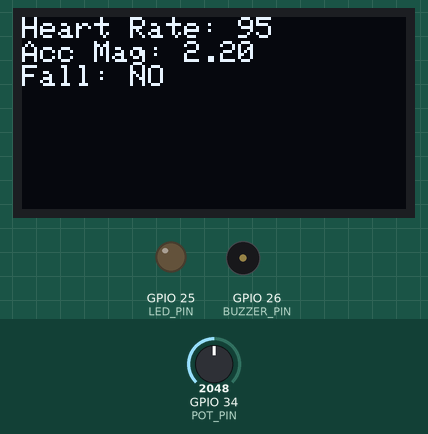
The sketch below on a simulated ESP32. Parts: 128×64 one-colour display, output pins drawn as LEDs (lit = HIGH), buzzer (waves = sounding). The inputs (shaded band) are chosen by the test bench; at power-on: GPIO 34 (POT_PIN) = 2048. What the sketch prints to the serial monitor is not drawn.

Above: at 1.8 s.
1.9 s: GPIO 34 (POT_PIN) set to 2168
At 2.8 s:
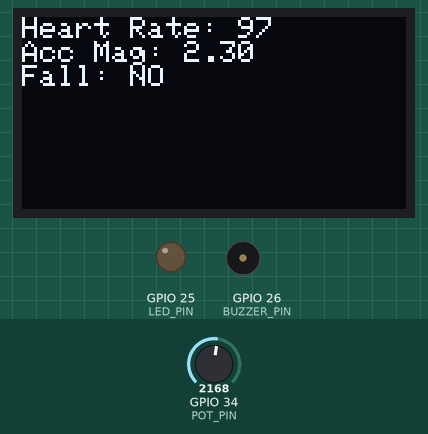
3.6 s: GPIO 34 (POT_PIN) set to 2401
At 5.1 s:
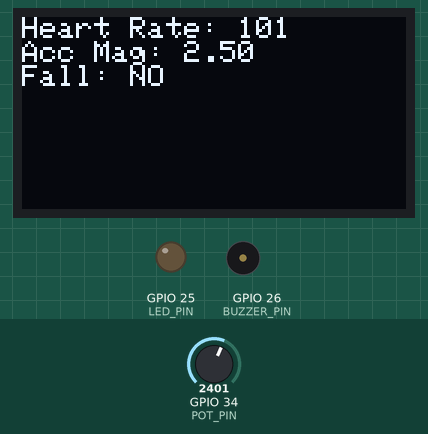
5.6 s: GPIO 34 (POT_PIN) set to 2494
At 7.5 s:
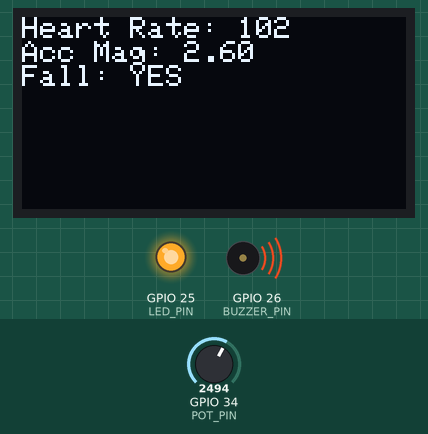
Timing chart, 0 to 15.7 s (numbered marks = the images above; inputs shaded):
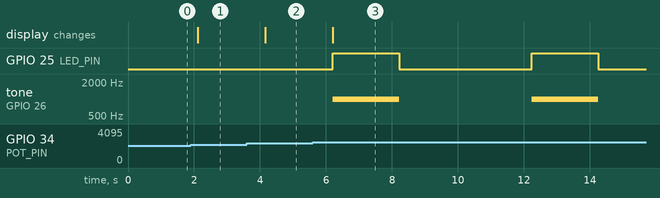

The sketch:

sketch.ino
```cpp
#include <Wire.h>
#include <Adafruit_GFX.h>
#include <Adafruit_SSD1306.h>

#define LED_PIN 25
#define BUZZER_PIN 26
#define POT_PIN 34   // Slider input

Adafruit_SSD1306 display(128, 64, &Wire, -1);

void setup() {
  Serial.begin(115200);
  Wire.begin(21, 22);

  pinMode(LED_PIN, OUTPUT);
  pinMode(BUZZER_PIN, OUTPUT);

  // OLED init
  if (!display.begin(SSD1306_SWITCHCAPVCC, 0x3C)) {
    Serial.println("OLED not found");
    while (true);
  }

  Serial.println("ESP32 Dementia Safety System Started");
  Serial.println("Use slider to simulate motion / fall");
}

void loop() {
  // Read slider (0–4095)
  int potValue = analogRead(POT_PIN);

  // Map slider to acceleration magnitude (0.5g – 4.0g)
  float accMagnitude = map(potValue, 0, 4095, 5, 40) / 10.0;

  // Map slider to heart rate (60–130 BPM)
  int heartRate = map(potValue, 0, 4095, 60, 130);

  // Fall detection logic
  bool fallDetected = accMagnitude > 2.5;

  // OLED display
  display.clearDisplay();
  display.setTextSize(1);
  display.setTextColor(WHITE);
  display.setCursor(0, 0);

  display.print("Heart Rate: ");
  display.println(heartRate);

  display.print("Acc Mag: ");
  display.println(accMagnitude, 2);

  display.print("Fall: ");
  display.println(fallDetected ? "YES" : "NO");

  display.display();

  // Serial Monitor (OBSERVATION)
  Serial.print("Slider=");
  Serial.print(potValue);
  Serial.print(" | HR=");
  Serial.print(heartRate);
  Serial.print(" | Acc=");
  Serial.print(accMagnitude);
  Serial.print(" | Fall=");
  Serial.println(fallDetected ? "YES" : "NO");

  // Emergency condition
  if (heartRate > 110 || fallDetected) {
    triggerAlert();
    delay(3000);
  }

  delay(1000);
}

void triggerAlert() {
  digitalWrite(LED_PIN, HIGH);
  tone(BUZZER_PIN, 1000);

  Serial.println("🚨 EMERGENCY ALERT!");
  Serial.println("HTTP POST -> /api/alert");
  Serial.println("MQTT Publish -> patient/alert");

  delay(2000);

  digitalWrite(LED_PIN, LOW);
  noTone(BUZZER_PIN);
}
```

Measured:
- the behaviour switches between 2105 and 2106 on GPIO 34 (POT_PIN) (found by bisection; images 0 and 1)
- the behaviour switches between 2456 and 2457 on GPIO 34 (POT_PIN) (found by bisection; images 2 and 3)
- after the input at 1.9 s, the display: changes after 0.21 s (image 1)
- after the input at 3.6 s, the display: changes after 0.56 s (image 2)
- after the input at 5.6 s, GPIO 25 (LED_PIN): alternates HIGH for 2.0 s and LOW for 4.0 s, starting after 0.61 s; tone on GPIO 26 (BUZZER_PIN): alternates 1000 Hz for 2.0 s and silent for 4.0 s, starting after 0.61 s; the display: changes after 0.61 s (image 3)
